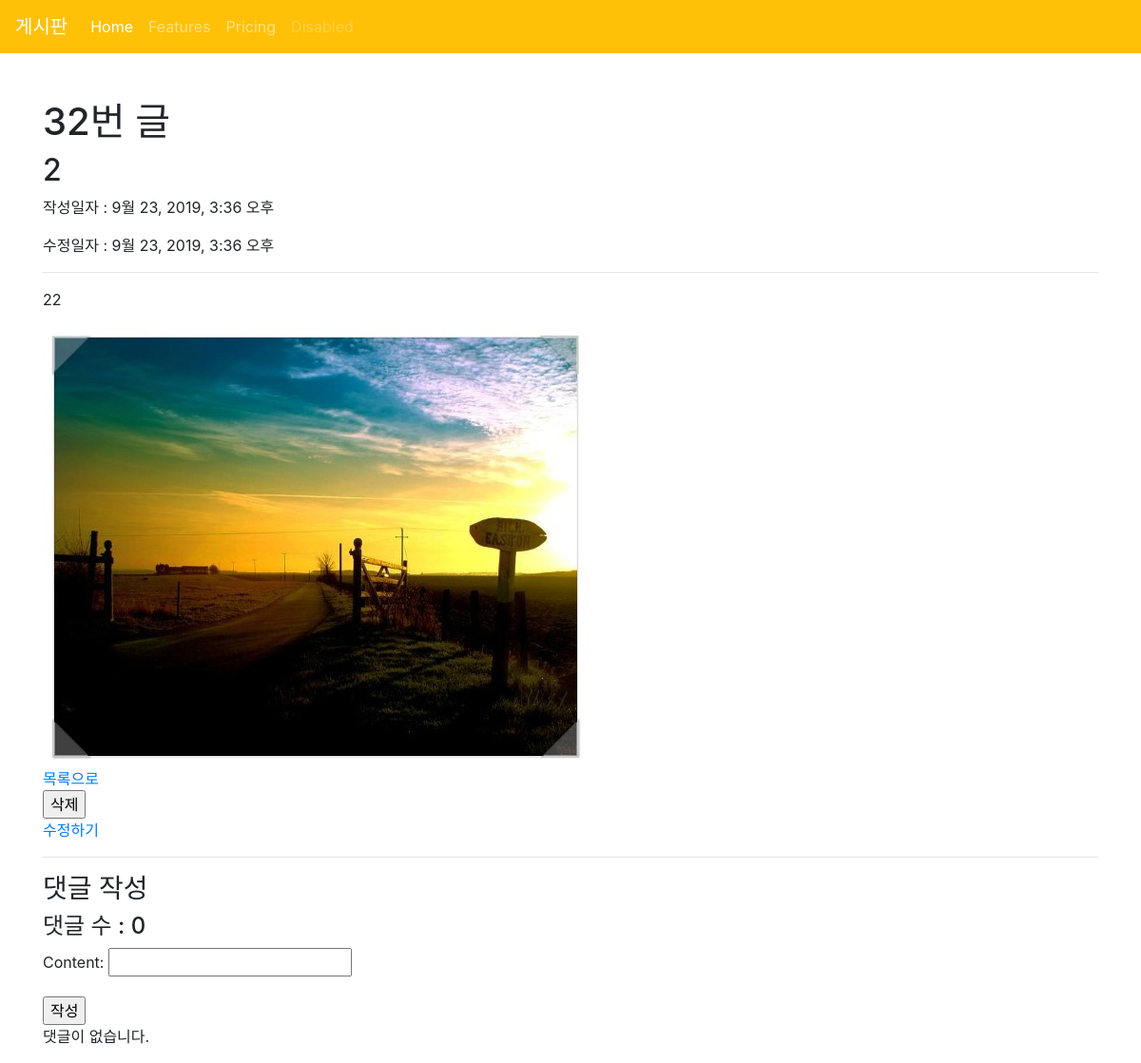
The app's page /articles/32/ with its own data.
### articles/models.py (models this page shows, shortened)
class Article(models.Model):
   title = models.CharField(max_length=10)
   content = models.TextField()
   image = models.ImageField(blank=True)
   image_thumbnail = ProcessedImageField(
       blank=True,
       processors=[ResizeToFill(300, 300)],
       format='JPEG',
       options={'quality': 80}
   )
   created_at = models.DateTimeField(auto_now_add=True)
   updated_at = models.DateTimeField(auto_now=True)

### articles/views.py (the view)
# urls.py: path('<int:article_pk>/', views.detail, name='detail'),
def detail(request, article_pk):
    article = get_object_or_404(Article, pk=article_pk)
    comments = article.comment_set.all()
    comment_form = CommentForm()
    context = {
        'article': article,
        'comments': comments,
        'comment_form' : comment_form,
    }
    return render(request, 'articles/detail.html', context)

### articles/forms.py
class CommentForm(forms.ModelForm):
    class Meta:
        model = Comment
        fields = '__all__'
        exclude = ('article', )

### articles/templates/articles/detail.html (shortened to what this page needs)
{% extends 'articles/base.html' %}
{% load bootstrap4 %}
{% block body %}
<h1>{{ article.id }}번 글</h1>
<h2>{{ article.title }}</h2>
<p>작성일자 : {{ article.created_at }}</p>
<p>수정일자 : {{ article.updated_at }}</p>
<hr>
<p>{{ article.content }}</p>
<div><img src="{{ article.image.url }}" alt=""></div>
<a href="{% url 'articles:index' %}">목록으로</a>
<form action="{% url 'articles:delete' article.pk %}" method="POST"
onclick="return confirm('정말 삭제하시겠습니까?')">
    <input type="submit" value="삭제">
</form>
<a href="{% url 'articles:update' article.pk %}">수정하기</a>
<hr>
<h3>댓글 작성 </h3>
<h4>댓글 수 : {{ comments.count }}</h4>
<form action="{% url 'articles:comment_create' article.pk %}" method="POST">
    {{ comment_form.as_p }}
    <input type="submit" value="작성">
</form>
{% for comment in article.comment_set.all %}
    <hr>
    <li>{{ comment.content }}</li>
    <li>{{ comment.created_at }}</li>
    <form action="{% url 'articles:comment_delete' article.pk comment.pk %}" method="POST"
    onclick="return confirm('정말 삭제하시겠습니까?')">
        {% csrf_token %}
        <input type="submit" value="삭제">
    </form>
    <hr>
{% empty %}
    <p>댓글이 없습니다.</p>
{% endfor %}
{% endblock %}

### records on screen
Article: id "32", title "2", created_at "9월 23, 2019, 3:36 오후", updated_at "9월 23, 2019, 3:36 오후", content "22", image (picture), count "0"
